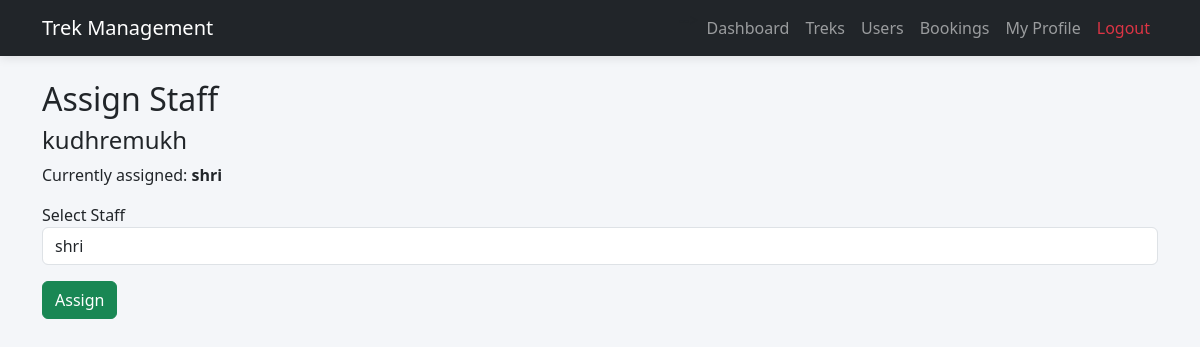
The page /admin/assign-staff/1 (signed in) on the database as committed earlier.
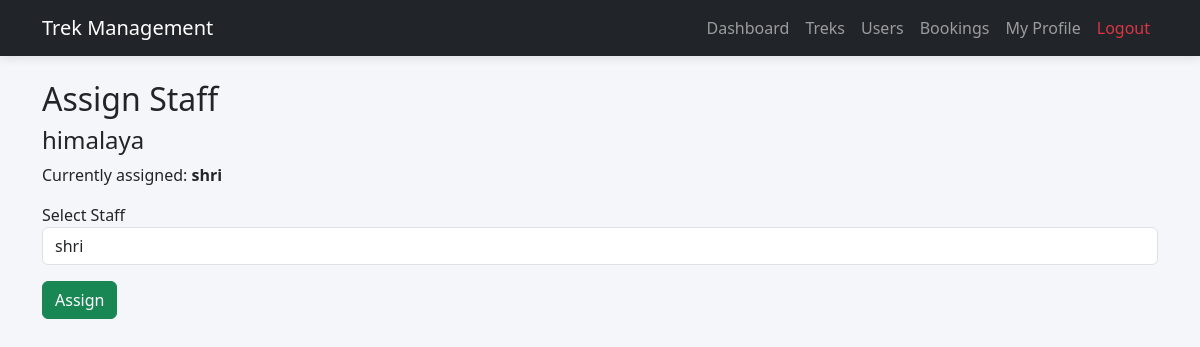
The same page on the database as committed later.
### application/models.py (models this page shows, shortened)
class Trek(db.Model):
    __tablename__ = "treks"
    id = db.Column(db.Integer, primary_key=True)
    trek_name = db.Column(db.String(100), nullable=False)
    location = db.Column(db.String(100), nullable=False)
    difficulty = db.Column(db.String(20), nullable=False)
    duration = db.Column(db.Integer, nullable=False)
    available_slots = db.Column(db.Integer, nullable=False)
    assigned_staff_id = db.Column(
        db.Integer,
        db.ForeignKey("users.id"),
        nullable=True
    )
    status = db.Column(
        db.String(20),
        default="Pending"
    )
    start_date = db.Column(db.Date, nullable=False)
    end_date = db.Column(db.Date, nullable=False)
    staff = db.relationship("User", backref="assigned_treks")

class User(db.Model):
    __tablename__ = "users"
    id = db.Column(db.Integer, primary_key=True)
    username = db.Column(db.String(50), nullable=False, unique=True)
    email = db.Column(db.String(120), nullable=False, unique=True)
    password = db.Column(db.String(255), nullable=False)
    role = db.Column(db.String(20), nullable=False)
    is_approved = db.Column(db.Boolean, default=False)
    is_blacklisted = db.Column(db.Boolean, default=False)

### app.py (the view, shortened to what this page needs)
@app.route("/admin/assign-staff/<int:trek_id>", methods=["GET", "POST"])
def assign_staff(trek_id):
    if "user_id" not in session:
        return redirect("/login")
    if session["role"] != "admin":
        return "Access Denied"
    trek = Trek.query.get_or_404(trek_id)
    staff_members = User.query.filter_by(
        role="staff",
        is_approved=True
    ).all()
    return render_template(
        "assign_staff.html",
        trek=trek,
        staff_members=staff_members
    )

### templates/assign_staff.html (shortened to what this page needs)
{% extends "base.html" %}
{% block content %}
<div class="container mt-4">
    <h2>Assign Staff</h2>
    <h4>{{ trek.trek_name }}</h4>
    <p>
        Currently assigned:
        {% if trek.staff %}
            <strong>{{ trek.staff.username }}</strong>
        {% else %}
            <span class="text-muted">No staff assigned yet</span>
        {% endif %}
    </p>
    {% if staff_members %}
    <form method="POST">
        <div class="mb-3">
            <label>Select Staff</label>
            <select
                name="staff_id"
                class="form-control">
                {% for staff in staff_members %}
                <option value="{{ staff.id }}"
                    {% if trek.assigned_staff_id == staff.id %}selected{% endif %}>
                    {{ staff.username }}
                </option>
                {% endfor %}
            </select>
        </div>
        <button
            type="submit"
            class="btn btn-success">
            Assign
        </button>
    </form>
    {% else %}
    <div class="alert alert-warning">
        No approved staff members available. Approve a staff account from
        <a href="{{ url_for('pending_staff') }}">Pending Staff</a> first.
    </div>
    {% endif %}
</div>
{% endblock %}

Rows that differ between the two databases and show on the page:
changed Trek "shri": trek_name "kudhremukh" → "himalaya"
